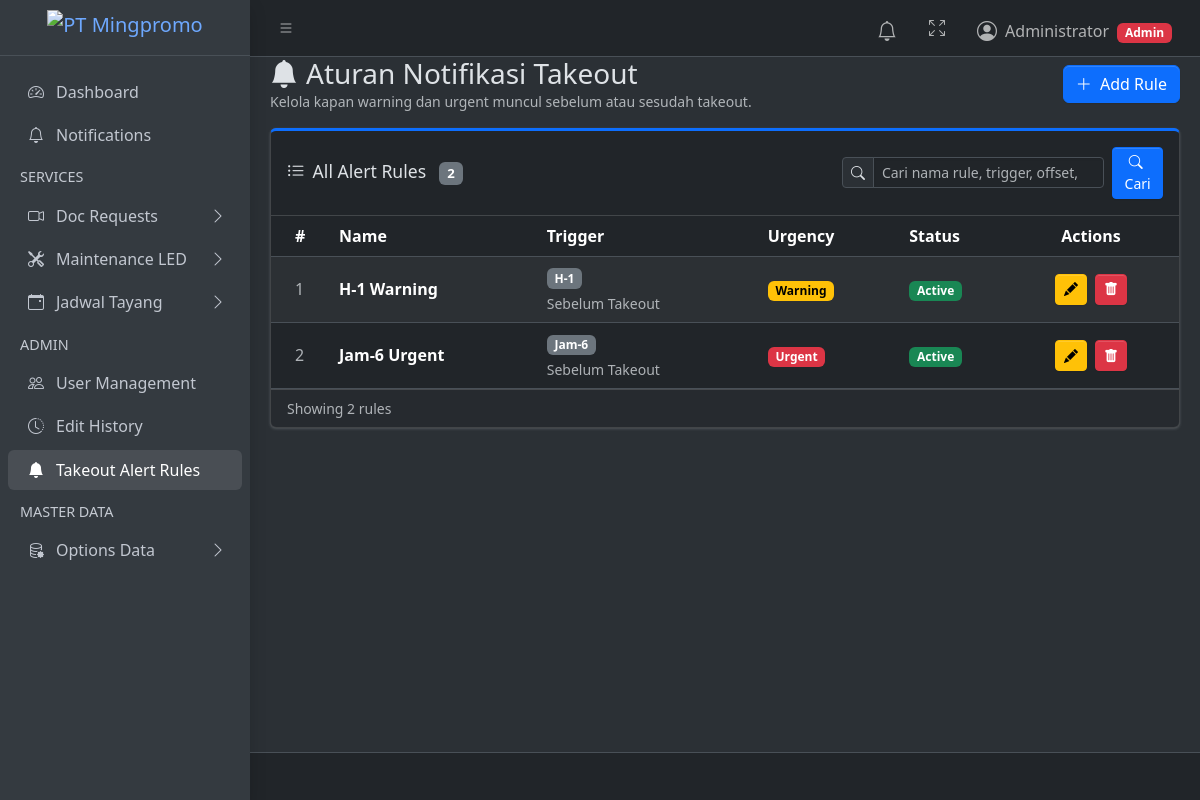
Page /notifications/rules/ (signed in) on the earlier database version.
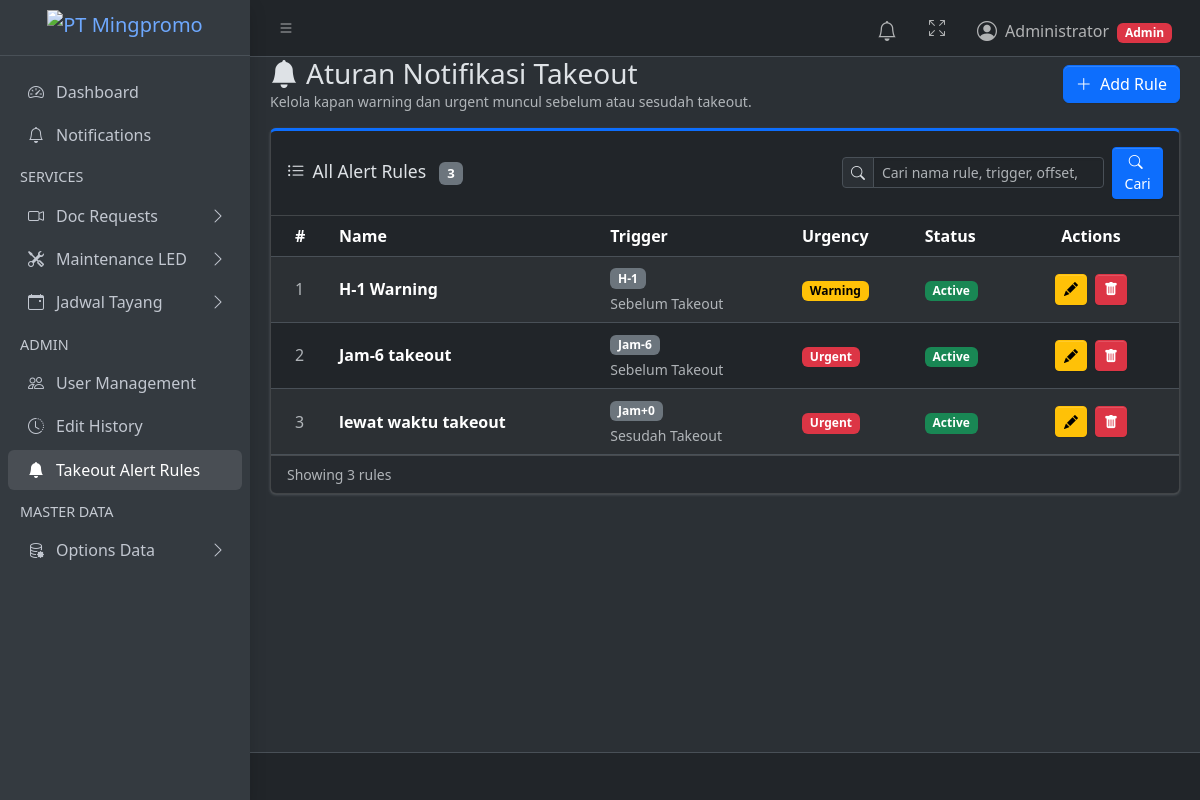
Same page on the later database version.
### products/models.py (models this page shows, shortened)
class TakeoutAlertRule(models.Model):
    class TriggerDirection(models.TextChoices):
        BEFORE = "BEFORE", "Sebelum Takeout"
        AFTER = "AFTER", "Sesudah Takeout"
    class OffsetUnit(models.TextChoices):
        DAY = "DAY", "Hari"
        HOUR = "HOUR", "Jam"
    class Urgency(models.TextChoices):
        WARNING = "WARNING", "Warning"
        URGENT = "URGENT", "Urgent"
    name = models.CharField(max_length=150, unique=True)
    trigger_direction = models.CharField(
        max_length=10,
        choices=TriggerDirection.choices,
        default=TriggerDirection.BEFORE,
    )
    offset_unit = models.CharField(max_length=10, choices=OffsetUnit.choices)
    offset_value = models.PositiveIntegerField()
    lead_minutes = models.PositiveIntegerField(default=0, editable=False)
    urgency = models.CharField(max_length=10, choices=Urgency.choices)
    is_active = models.BooleanField(default=True)
    created_at = models.DateTimeField(auto_now_add=True)
    updated_at = models.DateTimeField(auto_now=True)
    class Meta:
        ordering = ["-is_active", "-lead_minutes", "urgency", "name"]
        verbose_name = "Takeout Alert Rule"
        verbose_name_plural = "Takeout Alert Rules"
    def offset_display(self):
        sign = "-" if self.trigger_direction == self.TriggerDirection.BEFORE else "+"
        if self.offset_unit == self.OffsetUnit.DAY:
            return f"H{sign}{self.offset_value}"
        return f"Jam{sign}{self.offset_value}"

### products/views.py (the view, shortened to what this page needs)
# urls.py: path("notifications/rules/", views.takeout_alert_rule_list, name="takeout_alert_rule_list"),
@admin_required
def takeout_alert_rule_list(request):
    search_query = _get_search_query(request)
    rules = TakeoutAlertRule.objects.all()
    return render(request, "products/takeout_alert_rule_list.html", {
        "rules": rules,
        **_search_context(request, "Cari nama rule, trigger, offset, atau urgency"),
    })

### products/views.py (called while the page is built)
def _is_admin(user):
    return user.is_superuser or user.groups.filter(name="admin").exists()

def _get_search_query(request):
    return request.GET.get("q", "").strip()

def _search_context(request, placeholder):
    params = request.GET.copy()
    params.pop("page", None)
    search_query = _get_search_query(request)
    return {
        "search_query": search_query,
        "search_active": bool(search_query),
        "search_placeholder": placeholder,
        "page_query": params.urlencode(),
    }

def admin_required(view_func):
    @wraps(view_func)
    @login_required
    def wrapper(request, *args, **kwargs):
        if not _is_admin(request.user):
            return _forbidden_response(request, "Halaman ini hanya bisa diakses oleh Admin.")
        return view_func(request, *args, **kwargs)
    return wrapper

### products/templates/products/takeout_alert_rule_list.html (shortened to what this page needs)
{% extends "layouts/base.html" %}
{% block content %}
<div class="d-flex justify-content-between align-items-center mb-3">
  <div>
    <h3 class="mb-0"><i class="bi bi-bell-fill me-2"></i>Aturan Notifikasi Takeout</h3>
    <p class="text-muted mb-0 small">Kelola kapan warning dan urgent muncul sebelum atau sesudah takeout.</p>
  </div>
  <button type="button" class="btn btn-primary" onclick="loadModal('{% url 'takeout_alert_rule_create' %}')">
    <i class="bi bi-plus-lg me-1"></i> Add Rule
  </button>
</div>
<div class="card card-primary card-outline">
  <div class="card-header">
    <div class="d-flex flex-column flex-lg-row align-items-lg-center justify-content-between gap-3">
      <h3 class="card-title mb-0">
        <i class="bi bi-list-ul me-2"></i>All Alert Rules
        <span class="badge bg-secondary ms-2">{{ rules|length }}</span>
      </h3>
      {% include "products/_table_search.html" %}
    </div>
  </div>
  <div class="card-body p-0 table-responsive">
    <table class="table table-striped table-hover align-middle mb-0">
      <thead>
        <tr>
          <th style="width:60px">#</th>
          <th>Name</th>
          <th>Trigger</th>
          <th>Urgency</th>
          <th>Status</th>
          <th style="width:160px" class="text-center">Actions</th>
        </tr>
      </thead>
      <tbody>
        {% for rule in rules %}
        <tr>
          <td class="text-muted">{{ rule.id }}</td>
          <td class="fw-semibold">{{ rule.name }}</td>
          <td>
            <span class="badge text-bg-secondary">{{ rule.offset_display }}</span>
            <div class="small text-muted mt-1">{{ rule.get_trigger_direction_display }}</div>
          </td>
          <td>
            <span class="badge text-bg-{% if rule.urgency == 'URGENT' %}danger{% else %}warning{% endif %}">
              {{ rule.get_urgency_display }}
            </span>
          </td>
          <td>
            {% if rule.is_active %}
            <span class="badge text-bg-success">Active</span>
            {% else %}
            <span class="badge text-bg-secondary">Inactive</span>
            {% endif %}
          </td>
          <td class="text-center">
            <button type="button" class="btn btn-sm btn-warning me-1" onclick="loadModal('{% url 'takeout_alert_rule_edit' rule.id %}')">
              <i class="bi bi-pencil-fill"></i>
            </button>
            <button type="button" class="btn btn-sm btn-danger" onclick="loadModal('{% url 'takeout_alert_rule_delete' rule.id %}')">
              <i class="bi bi-trash-fill"></i>
            </button>
          </td>
        </tr>
        {% endfor %}
      </tbody>
    </table>
  </div>
  {% if rules %}
  <div class="card-footer text-muted small">
    Showing {{ rules|length }} rule{{ rules|length|pluralize }}{% if search_active %} for "{{ search_query }}"{% endif %}
  </div>
  {% endif %}
</div>
{% endblock %}

### products/templates/layouts/base.html (shortened to what this page needs)
{% load static %}
<!doctype html>
<html lang="en" data-bs-theme="dark">
<head>
  <link rel="stylesheet" href="https://cdn.jsdelivr.net/npm/@fontsource/source-sans-3@5.0.12/index.css"
 />
  <link rel="stylesheet" href="https://cdn.jsdelivr.net/npm/overlayscrollbars@2.11.0/styles/overlayscrollbars.min.css"
 />
  <link rel="stylesheet" href="https://cdn.jsdelivr.net/npm/bootstrap-icons@1.13.1/font/bootstrap-icons.min.css"
 />
  <link rel="stylesheet" href="{% static 'AdminLTE4/dist/css/adminlte.min.css' %}" />
  <link href="https://cdn.jsdelivr.net/npm/select2@4.1.0-rc.0/dist/css/select2.min.css" rel="stylesheet" />
  <link href="https://cdn.jsdelivr.net/npm/select2-bootstrap-5-theme@1.3.0/dist/select2-bootstrap-5-theme.min.css" rel="stylesheet" />
</head>
<body class="layout-fixed sidebar-mini sidebar-expand-lg {% if request.resolver_match.url_name == 'dashboard' %}sidebar-collapse{% else %}sidebar-open{% endif %} bg-body-tertiary">
  <div class="app-wrapper">
    {% include "layouts/header.html" %}
    {% include "layouts/sidebar.html" %}
    <main class="app-main">
      <div class="app-content">
        <div class="container-fluid">
          {% block content %}{% endblock %}
        </div>
      </div>
    </main>
    <footer class="app-footer">
    </footer>
  </div>
  <div id="urgent-toast-container" class="toast-container position-fixed top-0 end-0 p-3" style="z-index: 1090;"></div>
</body>
</html>

### products/templates/layouts/header.html (shortened to what this page needs)
<nav class="app-header navbar navbar-expand bg-body">
  <div class="container-fluid">
    <ul class="navbar-nav">
      <li class="nav-item">
        <a class="nav-link" data-lte-toggle="sidebar" href="#" role="button">
          <i class="bi bi-list"></i>
        </a>
      </li>
    </ul>
    <ul class="navbar-nav ms-auto">
      <li class="nav-item dropdown" id="notification-center" data-summary-url="{% url 'notification_summary' %}">
        <a href="#" class="nav-link position-relative" data-bs-toggle="dropdown" aria-expanded="false">
          <i class="bi bi-bell fs-5"></i>
        </a>
      </li>
      <li class="nav-item">
        <a class="nav-link" href="#" data-lte-toggle="fullscreen">
          <i data-lte-icon="maximize" class="bi bi-arrows-fullscreen"></i>
        </a>
      </li>
      <li class="nav-item dropdown user-menu">
        <a href="#" class="nav-link dropdown-toggle" data-bs-toggle="dropdown">
          <span class="d-flex align-items-center gap-2">
            <i class="bi bi-person-circle fs-5"></i>
            <span class="d-none d-md-inline">
              {{ user.get_full_name|default:user.username }}
              {% if user.is_superuser or user.groups.all.0.name == "admin" %}
              <span class="badge text-bg-danger ms-1">Admin</span>
              {% else %}
              <span class="badge text-bg-info ms-1">Staff</span>
              {% endif %}
            </span>
          </span>
        </a>
      </li>
    </ul>
  </div>
</nav>

### products/templates/layouts/sidebar.html (shortened to what this page needs)
{% load static %}
<aside class="app-sidebar bg-body-secondary shadow" data-bs-theme="dark">
  <div class="sidebar-brand">
    <a href="{% url 'dashboard' %}" class="brand-link d-flex align-items-center px-3 py-2">
      <img src="{% static 'mingpromo-logo.png' %}" alt="PT Mingpromo"
        style="height:36px; width:auto; object-fit:contain; max-width:160px;" />
    </a>
  </div>
  <div class="sidebar-wrapper">
    <nav class="mt-2">
      <ul class="nav sidebar-menu flex-column" data-lte-toggle="treeview" role="navigation" aria-label="Main navigation"
        data-accordion="false">
        <li class="nav-item">
          <a href="{% url 'dashboard' %}"
            class="nav-link {% if request.resolver_match.url_name == 'dashboard' %}active{% endif %}">
            <i class="nav-icon bi bi-speedometer2"></i>
            <p>Dashboard</p>
          </a>
        </li>
        <li class="nav-item">
          <a href="{% url 'notification_list' %}"
            class="nav-link {% if request.resolver_match.url_name == 'notification_list' %}active{% endif %}">
            <i class="nav-icon bi bi-bell"></i>
            <p>Notifications</p>
          </a>
        </li>
        <li class="nav-header">SERVICES</li>
        <li
          class="nav-item {% if request.resolver_match.url_name in 'doc_request_list,doc_request_create,doc_request_detail,doc_request_delete' %}menu-open{% endif %}">
          <a href="#"
            class="nav-link {% if request.resolver_match.url_name in 'doc_request_list,doc_request_create,doc_request_detail,doc_request_delete' %}active{% endif %}">
            <i class="nav-icon bi bi-camera-video"></i>
            <p>
              Doc Requests
            </p>
          </a>
        </li>
        <li
          class="nav-item {% if request.resolver_match.url_name in 'maint_request_list,maint_request_create,maint_request_detail,maint_request_delete' %}menu-open{% endif %}">
          <a href="#"
            class="nav-link {% if request.resolver_match.url_name in 'maint_request_list,maint_request_create,maint_request_detail,maint_request_delete' %}active{% endif %}">
            <i class="nav-icon bi bi-tools"></i>
            <p>
              Maintenance LED
            </p>
          </a>
        </li>
        <li
          class="nav-item {% if request.resolver_match.url_name in 'jadwal_tayang_list,jadwal_tayang_report,jadwal_tayang_create,jadwal_tayang_detail,jadwal_tayang_delete' %}menu-open{% endif %}">
          <a href="#"
            class="nav-link {% if request.resolver_match.url_name in 'jadwal_tayang_list,jadwal_tayang_report,jadwal_tayang_create,jadwal_tayang_detail,jadwal_tayang_delete' %}active{% endif %}">
            <i class="nav-icon bi bi-calendar-event"></i>
            <p>
              Jadwal Tayang
            </p>
          </a>
        </li>
        {% if user.is_superuser or user.groups.all.0.name == "admin" %}
        <li class="nav-header">ADMIN</li>
        <li class="nav-item">
          <a href="{% url 'user_list' %}"
            class="nav-link {% if request.resolver_match.url_name in 'user_list,user_create,user_edit,user_delete' %}active{% endif %}">
            <i class="nav-icon bi bi-people"></i>
            <p>User Management</p>
          </a>
        </li>
        <li class="nav-item">
          <a href="{% url 'edit_history_list' %}"
            class="nav-link {% if request.resolver_match.url_name == 'edit_history_list' %}active{% endif %}">
            <i class="nav-icon bi bi-clock-history"></i>
            <p>Edit History</p>
          </a>
        </li>
        <li class="nav-item">
          <a href="{% url 'takeout_alert_rule_list' %}"
            class="nav-link {% if request.resolver_match.url_name in 'takeout_alert_rule_list,takeout_alert_rule_create,takeout_alert_rule_edit,takeout_alert_rule_delete' %}active{% endif %}">
            <i class="nav-icon bi bi-bell-fill"></i>
            <p>Takeout Alert Rules</p>
          </a>
        </li>
        <li class="nav-header">MASTER DATA</li>
        <li
          class="nav-item {% if request.resolver_match.url_name in 'master_data_list,master_data_create,master_data_edit,master_data_delete' %}menu-open{% endif %}">
          <a href="#"
            class="nav-link {% if request.resolver_match.url_name in 'master_data_list,master_data_create,master_data_edit,master_data_delete' %}active{% endif %}">
            <i class="nav-icon bi bi-database-gear"></i>
            <p>
              Options Data
            </p>
          </a>
        </li>
        {% endif %}
      </ul>
    </nav>
  </div>
</aside>

### products/templates/products/_table_search.html (shortened to what this page needs)
<form method="get" class="d-flex flex-column flex-md-row align-items-md-center gap-2">
  <div class="input-group input-group-sm">
    <span class="input-group-text">
      <i class="bi bi-search"></i>
    </span>
    <input
      type="search"
      name="q"
      class="form-control"
      value="{{ search_query }}"
      placeholder="{{ search_placeholder|default:'Cari data...' }}"
      aria-label="Cari data"
    >
  </div>
  <div class="d-flex gap-2">
    <button type="submit" class="btn btn-sm btn-primary">
      <i class="bi bi-search me-1"></i>Cari
    </button>
  </div>
</form>

Differences in the rows shown:
changed TakeoutAlertRule "Jam-6": name "Jam-6 Urgent" → "Jam-6 takeout"
added TakeoutAlertRule: id "3", name "lewat waktu takeout", offset_display "Jam+0", trigger_direction "Sesudah Takeout", urgency "Urgent", is_active "Active"
Other differences:
{{ rules|length }}: "2" → "3"
